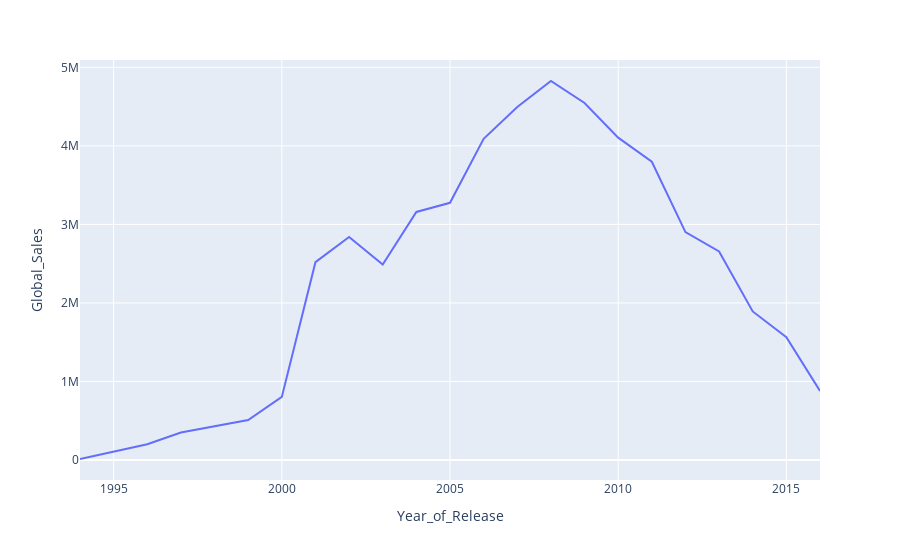

Write notebook code for a chart like this one.
### Code cell
px.line(df_aux, x='Year_of_Release', y='Global_Sales')

### Figure 1 — Plotly figure (JSON) as saved in the notebook; plotly's stock layout.template omitted (floating-point values rounded to 4 significant figures)
{"data": [{"hovertemplate": "Year_of_Release=%{x}<br>Global_Sales=%{y}<extra></extra>", "legendgroup": "", "line": {"color": "#636efa", "dash": "solid"}, "marker": {"symbol": "circle"}, "mode": "lines", "name": "", "orientation": "v", "showlegend": false, "type": "scatter", "x": [1994, 1996, 1997, 1998, 1999, 2000, 2001, 2002, 2003, 2004, 2005, 2006, 2007, 2008, 2009, 2010, 2011, 2012, 2013, 2014, 2015, 2016], "xaxis": "x", "y": [12700.0, 201000.0, 349400.0, 429600.0, 508600.0, 803100.0, 2519000.0, 2839000.0, 2488000.0, 3159000.0, 3275000.0, 4089000.0, 4496000.0, 4826000.0, 4546000.0, 4104000.0, 3798000.0, 2902000.0, 2656000.0, 1892000.0, 1565000.0, 878800.0], "yaxis": "y"}], "layout": {"legend": {"tracegroupgap": 0}, "margin": {"t": 60}, "xaxis": {"anchor": "y", "domain": [0, 1], "title": {"text": "Year_of_Release"}}, "yaxis": {"anchor": "x", "domain": [0, 1], "title": {"text": "Global_Sales"}}}}
